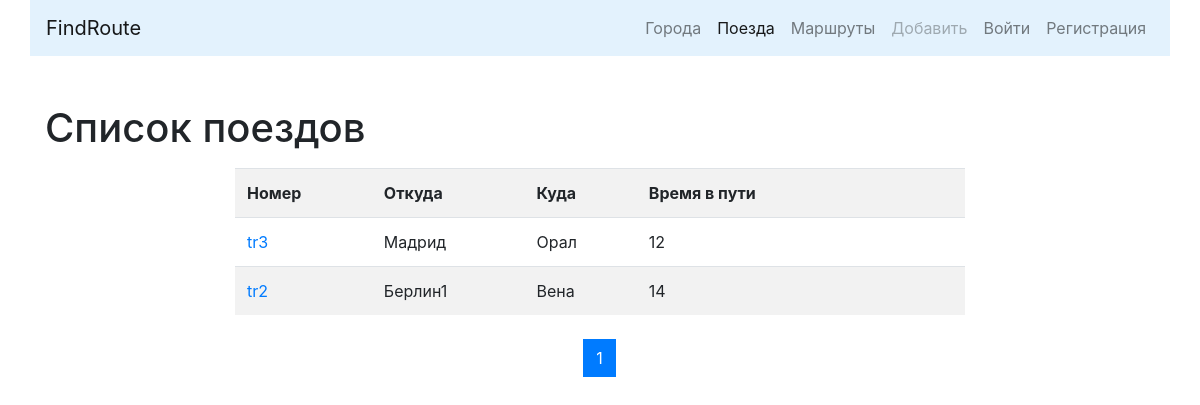
The app's page /trains/, older data.
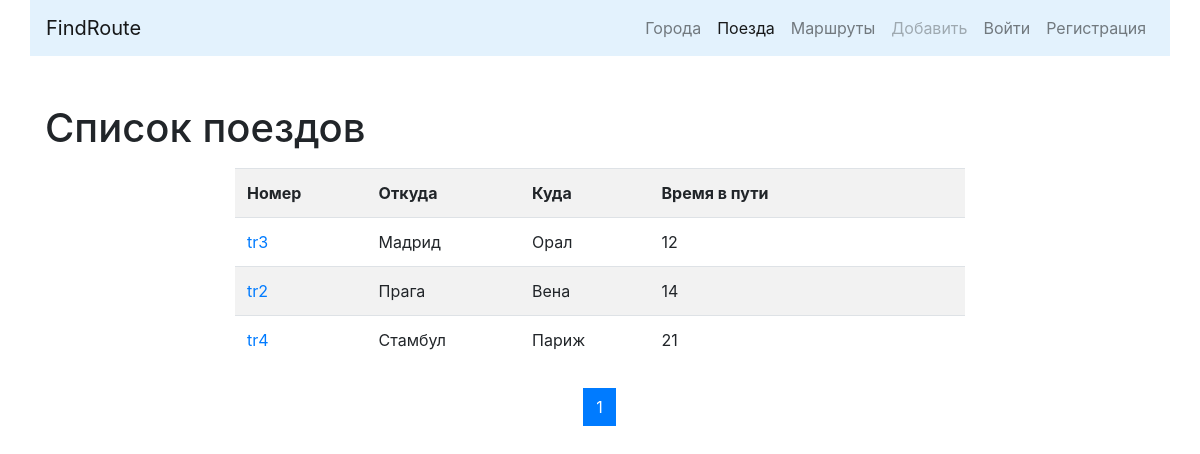
The same page, newer data.
### trains/models.py (models this page shows, shortened)
class Train(models.Model):
    name = models.CharField(max_length=50, unique=True, verbose_name='Номер поезда')
    travel_time = models.PositiveSmallIntegerField(verbose_name='Время пути')
    from_city = models.ForeignKey(City, on_delete=models.CASCADE,
                                  related_name='from_city_set',
                                  verbose_name='Из какого города'
                                  )
    to_city = models.ForeignKey(City, on_delete=models.CASCADE,
                                  related_name='to_city_set',
                                  verbose_name='В какой город'
                                  )
    class Meta:
        verbose_name = 'Поезд'
        verbose_name_plural = 'Поезда'
        ordering = ['travel_time']

### cities/models.py (models this page shows, shortened)
class City(models.Model):
    name = models.CharField(max_length=100, unique=True, verbose_name='Город')
    def __str__(self):
        return self.name
    class Meta:
        verbose_name = 'Город'
        verbose_name_plural = 'Города'
        ordering = ['name']

### trains/views.py (the view)
# urls.py: path('', TrainListView.as_view(), name='home'),
class TrainListView(ListView):
    paginate_by = 10
    model = Train
    template_name = 'trains/home.html'

### trains/templates/trains/home.html (shortened to what this page needs)
{% extends 'base.html' %}
{% block content %}
<h1>Список поездов</h1>
<div class="row ">
    <div class="col-md-8 mx-auto my-2">
        <table class="table table-striped">
            <tr>
                <th>Номер</th>
                <th>Откуда</th>
                <th>Куда</th>
                <th>Время в пути</th>
                <th>&nbsp;</th>
                <th>&nbsp;</th>
            </tr>
        {% for object in page_obj %}
            <tr>
                <td>
                    <a href="{% url 'trains:detail' pk=object.pk%}">{{object.name}}</a>
                </td>
                <td>{{object.from_city}}</td>
                <td>{{object.to_city}}</td>
                <td>{{object.travel_time}}</td>
                {% if user.is_authenticated%}
                <td>
                    <a href="{% url 'trains:update' pk=object.pk%}">
                        <button type="submit" class="btn btn-primary">Редактировать</button>
                    </a></td>
                <td>
                    <a href="{% url 'trains:delete' pk=object.pk%}">
                        <button type="submit" class="btn btn-danger">Удалить</button>
                    </a>
                </td>
                {% else %}
                <td>&nbsp;</td>
                <td>&nbsp;</td>
                {% endif %}
            </tr>
        {% endfor %}
        </table>
    </div>
</div>
<nav aria-label="Page navigation example">
  <ul class="pagination justify-content-center">
    {% for page in page_obj.paginator.page_range %}
        <li class="page-item {% if page == page_obj.number %} active {% endif %} ">
            <a class="page-link" href="?page={{page}}">
                {{ page }}
            </a>
        </li>
    {% endfor %}
  </ul>
</nav>
{% endblock %}

Row changes from the older to the newer data that the page shows:
changed Train "tr2": from_city "Берлин1" → "Прага"
added Train: name "tr4", from_city "Стамбул", to_city "Париж", travel_time "21"
